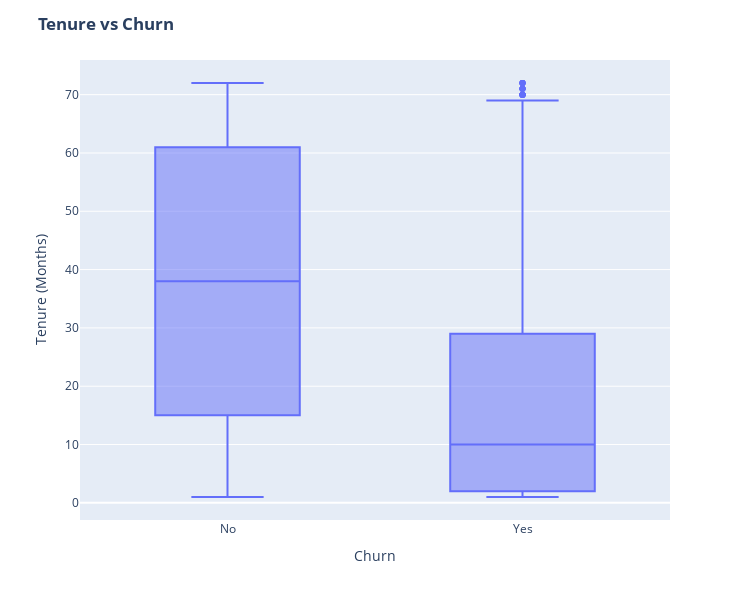

The notebook cell this image was saved under:
### Code cell
fig = px.box(churn, x='Churn', y = 'tenure')

# Update yaxis properties
fig.update_yaxes(title_text='Tenure (Months)', row=1, col=1)
# Update xaxis properties
fig.update_xaxes(title_text='Churn', row=1, col=1)

# Update size and title
fig.update_layout(autosize=True, width=750, height=600,
    title_font=dict(size=25, family='Courier'),
    title='<b>Tenure vs Churn</b>',
)

fig.show()

### Figure 1 — Plotly figure (JSON) as saved in the notebook; plotly's stock layout.template omitted (floating-point values rounded to 4 significant figures; data arrays with more than 128 entries replaced by an {"elided": "..."} marker saying what was removed)
{"data": [{"alignmentgroup": "True", "hovertemplate": "Churn=%{x}<br>tenure=%{y}<extra></extra>", "legendgroup": "", "marker": {"color": "#636efa"}, "name": "", "notched": false, "offsetgroup": "", "orientation": "v", "showlegend": false, "type": "box", "x": {"elided": "7032 str values"}, "x0": " ", "xaxis": "x", "y": {"elided": "7032 int values"}, "y0": " ", "yaxis": "y"}], "layout": {"autosize": true, "boxmode": "group", "height": 600, "legend": {"tracegroupgap": 0}, "margin": {"t": 60}, "title": {"text": "<b>Tenure vs Churn</b>"}, "width": 750, "xaxis": {"anchor": "y", "domain": [0, 1], "title": {"text": "Churn"}}, "yaxis": {"anchor": "x", "domain": [0, 1], "title": {"text": "Tenure (Months)"}}}}
